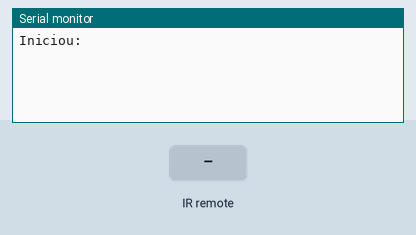
Simulated run of this sketch. Board: Arduino Uno, built with avr-gcc and run on an emulated ATmega328P. On the bench: the last lines printed to the serial monitor. The inputs (shaded band) are chosen by the test bench.

Above: at 1.2 s.
1.3 s: infrared code 0x58 received
At 2.1 s:
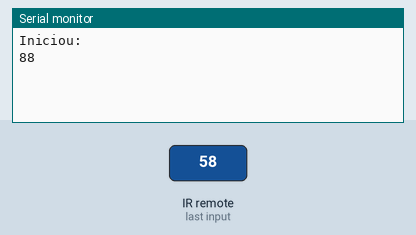
2.8 s: infrared code 0x59 received
At 3.3 s:
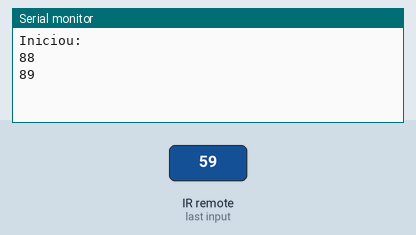

Measured:
- after the input at 1.3 s, the serial monitor: prints a new line at once (image 1)
- after the input at 2.8 s, the serial monitor: prints a new line at once (image 2)

The sketch:

Infravermelho_teste_2.ino
```cpp
#include <IRremote.h>

const int receiverPin = 11;
const int led = 10;
IRrecv irReceiver(receiverPin);

int comando = 0;

void setup() {
  // put your setup code here, to run once:
  Serial.begin(9600);
  irReceiver.enableIRIn();
  pinMode(led, INPUT);
  Serial.println("Iniciou: ");
}

void loop() {
  // put your main code here, to run repeatedly:
  if (irReceiver.decode()) {
    comando = irReceiver.decodedIRData.command;
    Serial.println(comando);
    irReceiver.resume();

    switch(comando){
      case 88 :
        digitalWrite(led, HIGH);
        break;
      case 89:
        digitalWrite(led, LOW);
      default:
        break;
    }
  }

}
```
